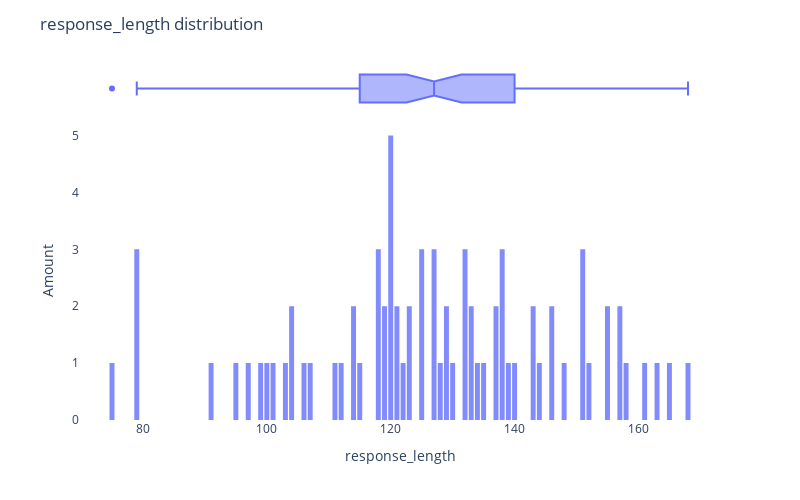

Source (notebook cell):
### Code cell
plot_continious_hist(data, "response_length")
data["response_length"].describe()

### Figure 1 — Plotly figure (JSON) as saved in the notebook; plotly's stock layout.template omitted (floating-point values rounded to 4 significant figures)
{"data": [{"alignmentgroup": "True", "bingroup": "x", "hovertemplate": "response_length=%{x}<br>count=%{y}<extra></extra>", "legendgroup": "", "marker": {"color": "#636efa", "opacity": 0.8, "pattern": {"shape": ""}}, "name": "", "nbinsx": 100, "offsetgroup": "", "orientation": "v", "showlegend": false, "type": "histogram", "x": [99, 119, 127, 100, 107, 122, 129, 95, 111, 125, 133, 127, 123, 101, 104, 91, 146, 120, 137, 118, 114, 115, 121, 123, 135, 103, 118, 104, 120, 139, 97, 112, 155, 133, 168, 132, 125, 121, 151, 120, 157, 120, 138, 138, 120, 143, 143, 134, 140, 106, 128, 157, 132, 163, 146, 152, 151, 158, 118, 138, 125, 148, 129, 114, 161, 127, 151, 165, 130, 144, 119, 155, 132, 137, 79, 75, 79, 79], "xaxis": "x", "yaxis": "y"}, {"alignmentgroup": "True", "hovertemplate": "response_length=%{x}<extra></extra>", "legendgroup": "", "marker": {"color": "#636efa"}, "name": "", "notched": true, "offsetgroup": "", "showlegend": false, "type": "box", "x": [99, 119, 127, 100, 107, 122, 129, 95, 111, 125, 133, 127, 123, 101, 104, 91, 146, 120, 137, 118, 114, 115, 121, 123, 135, 103, 118, 104, 120, 139, 97, 112, 155, 133, 168, 132, 125, 121, 151, 120, 157, 120, 138, 138, 120, 143, 143, 134, 140, 106, 128, 157, 132, 163, 146, 152, 151, 158, 118, 138, 125, 148, 129, 114, 161, 127, 151, 165, 130, 144, 119, 155, 132, 137, 79, 75, 79, 79], "xaxis": "x2", "yaxis": "y2"}], "layout": {"bargap": 0.2, "barmode": "relative", "height": 500, "legend": {"tracegroupgap": 0}, "margin": {"t": 60}, "plot_bgcolor": "white", "title": {"text": "response_length distribution"}, "width": 800, "xaxis": {"anchor": "y", "domain": [0, 1], "title": {"text": "response_length"}}, "xaxis2": {"anchor": "y2", "domain": [0, 1], "matches": "x", "showgrid": true, "showticklabels": false}, "yaxis": {"anchor": "x", "domain": [0, 0.8316], "title": {"text": "Amount"}}, "yaxis2": {"anchor": "x2", "domain": [0.8416, 1], "matches": "y2", "showgrid": false, "showline": false, "showticklabels": false, "ticks": ""}}}
